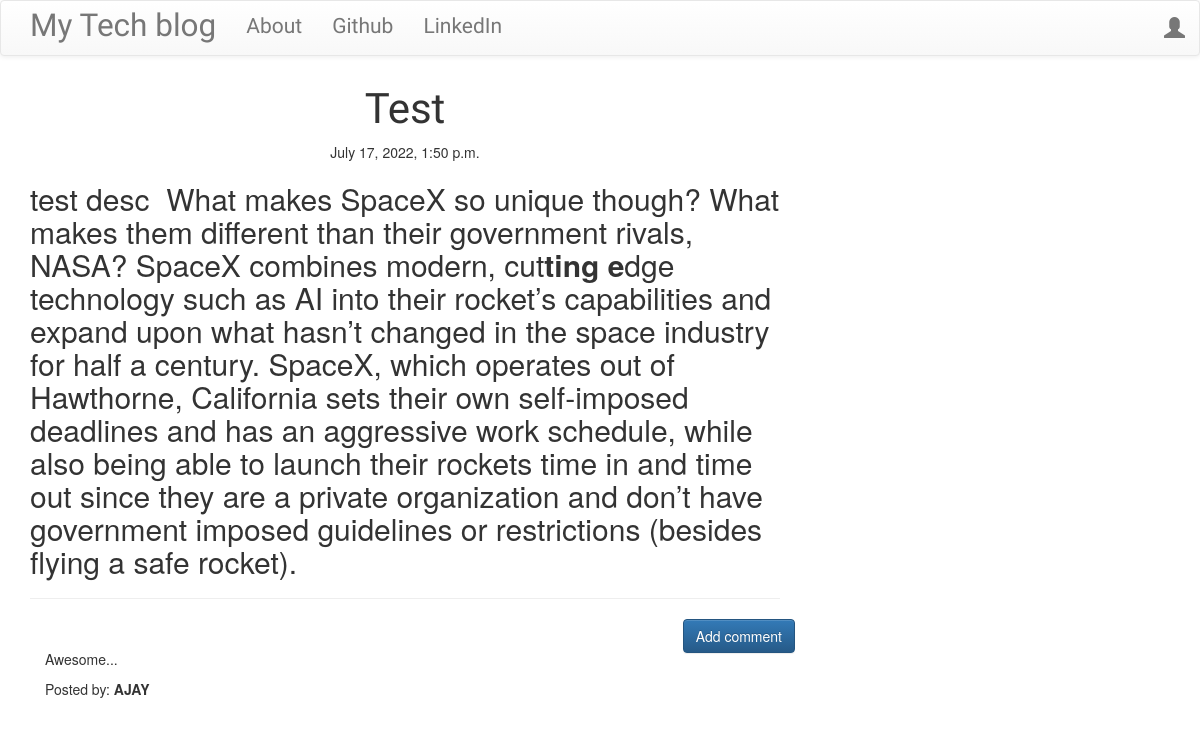
The page //post/1 on the database its author committed.
### blog/models.py (models this page shows, shortened)
class Post(models.Model):
    author=models.ForeignKey('auth.User',on_delete=models.CASCADE)
    title=models.CharField(max_length=200)
    text=models.TextField()
    created_date=models.DateTimeField(default=timezone.now)
    published_date=models.DateTimeField(blank=True,null=True)

class Comment(models.Model):
    post=models.ForeignKey('blog.Post',related_name='comments',on_delete=models.CASCADE)
    author=models.CharField(max_length=200)
    text=models.TextField()
    create_date=models.DateTimeField(default=timezone.now)
    approved_comment=models.BooleanField(default=False)

### blog/views.py (the view)
# urls.py: path('/post/<int:pk>', views.PostDetailView.as_view(),name="post_detail"),
class PostDetailView(DetailView):
    model = Post

### blog/templates/blog/post_detail.html (shortened to what this page needs)
{% extends 'blog/base.html' %}
{% block content %}
        <h1 class='posttitle loader'>{{ post.title }}</h1>
        {% if post.published_date %}
            <div class="date postdate">
                {{ post.published_date }}
            </div>
        {% else %}
            <a class="btn btn-default" href="{% url 'post_publish' pk=post.pk %}">Publish</a>
        {% endif %}
      <p class='postcontent' >{{ post.text|safe|linebreaksbr }}</p>
  <hr>
  <a class="btn btn-primary btn-comment" href="{% url 'add_comment_to_post' pk=post.pk %}">Add comment</a>
  <div class="container">
  {% for comment in post.comments.all %}
  <br>
      {% if user.is_authenticated or comment.approved_comment %}
          <p>{{ comment.text|safe|linebreaks }}</p>
          <p>Posted by: <strong>{{ comment.author }}</strong></p>
      {% endif %}
  {% empty %}
      <p>No comments posted.</p>
  {% endfor %}
</div>
{% endblock %}

### blog/templates/blog/base.html (shortened to what this page needs)
<!DOCTYPE html>
{% load staticfiles %}
<html>
    <head>
        <link rel="stylesheet" href="https://maxcdn.bootstrapcdn.com/bootstrap/3.3.7/css/bootstrap.min.css">
        <link rel="stylesheet" href="https://maxcdn.bootstrapcdn.com/bootstrap/3.3.7/css/bootstrap-theme.min.css">
        <link rel="stylesheet" href="//cdn.jsdelivr.net/medium-editor/latest/css/medium-editor.min.css" type="text/css" media="screen" charset="utf-8">
        <link rel="stylesheet" href="{% static 'css/blog.css' %}">
<body class='loader'>
  <nav class="navbar navbar-default techfont custom-navbar">
    <div class="container">
      <ul class="nav navbar-nav">
        <li><a class='navbar-brand bigbrand' href="{% url 'post_list' %}">My Tech blog</a></li>
        <li><a href="{% url 'about'%}">About</a></li>
        <li><a href="https://www.github.com">Github</a></li>
        <li><a href="https://www.linkedin.com">LinkedIn</a></li>
      </ul>
      <ul class="nav navbar-nav navbar-right">
        {% if user.is_authenticated %}
        <li>
          <a href="{% url 'post_new' %}" >New Post</a>
        </li>
        <li>
          <a href="{% url 'post_draft_list' %}">Drafts</a>
        </li>
        <li>
          <a href="{% url 'logout' %}" >Log out</a>
        </li>
        <li>
          <a >Welcome: {{ user.username }}</a>
        </li>
          {% else %}
          <li><a class='nav navbar-right' href="{% url 'login' %}" ><span class="glyphicon glyphicon-user"></span></a></li>
        {% endif %}
      </ul>
  </div>
</nav>
        <div class="content container">
            <div class="row">
                <div class="col-md-8">
                  <div class="blog_posts">
                    {% block content %}
                    {% endblock %}
                  </div>
                </div>
            </div>
        </div>
</body>
</html>

### blog/static/css/blog.css (style rules this page uses)
.techfont { font-family: 'Russo One', sans-serif; font-size: 1.5em; margin-bottom: 10px; }
.postdate { text-align: center; }
.posttitle { font-family: 'Russo One', sans-serif; font-size: 3em; text-align: center; }
.postcontent { font-family: 'Montserrat'; font-size: 1.5em; }
.btn-comment { position: absolute; right: 0px; }
.bigbrand { font-size: 1.5em; }
.loader { filter:hue-rotate(0deg); color: linear-gradient(45deg,#0f8,#08f); animation:hue 5000ms infinite linear; }

### rows shown on the page
Post: title "Test", published_date "July 17, 2022, 1:50 p.m.", text "test desc What makes SpaceX so unique though? What makes them different than their government rivals, NASA? SpaceX combines modern, cut ting e dge technology such as AI into their rocket’s capabilities and expand upon what hasn’t changed in the space industry for half a century. SpaceX, which operates out of Hawthorne, California sets their own self-imposed deadlines and has an aggressive work schedule, while also being able to launch their rockets time in and time out since they are a private organization and don’t have government imposed guidelines or restrictions (besides flying a safe rocket)."
Comment: text "Awesome...", author "AJAY"
